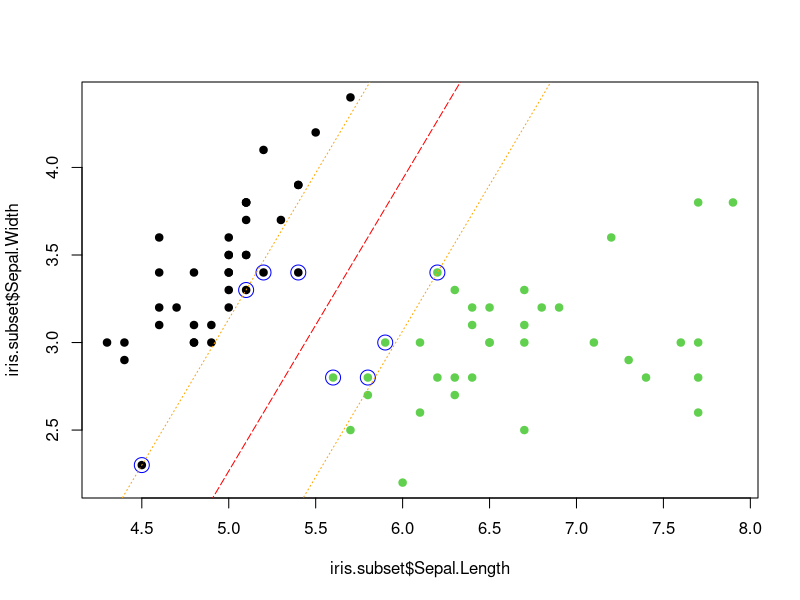
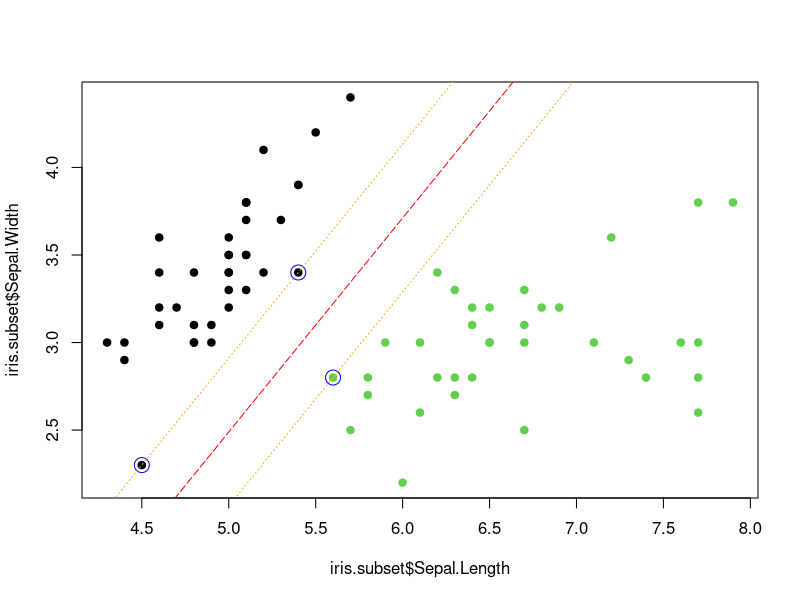

The R source for these figures, in order:
library("e1071")

## carico dataset e divido in training e test set
ind = sample(2,
             nrow(iris),
             replace= TRUE,
             prob=c(0.7, 0.3))

testset = iris[ind == 2,] 
trainset = iris[ind == 1,]

## train del modello con kernel lineare e costo 1
svm.modelT = svm(Species~ .,
                data = trainset,
                kernel = 'linear',
                cost = 1)

## mi creo il subset solo con setosa e virginica per sepal
iris.subset = subset(trainset,
                    select=c("Sepal.Length", "Sepal.Width", "Species"),
                    Species%in% c("setosa","virginica"))

## plotto il subset con misure sepal per setosa e virginica
plot(x = iris.subset$Sepal.Length,
     y = iris.subset$Sepal.Width,
     col = iris.subset$Species,
     pch=19)

## train del modello per il subset, kernel lineare, costo 1
svm.model= svm(Species~ .,
               data = iris.subset,
               kernel = 'linear',
               cost = 1,
               scale = FALSE) 

## nel grafico cerchi blu su svm
points(iris.subset[svm.model$index, c(1, 2)],
       col = "blue",
       cex = 2)

## aggiungo linea (l'ipepriano)
w = t(svm.model$coefs) %*% svm.model$SV
c = -svm.model$rho
abline(a = -c/w[1, 2],
       b = -w[1, 1]/w[1, 2],
       col = "red",
       lty = 5)

## si aggiungono anche i margini
abline(a = (-c-1)/w[1,2],
       b = -w[1,1]/w[1,2],
       col = "orange",
       lty = 3)
abline(a = (-c+1)/w[1,2],
       b = -w[1,1]/w[1,2],
       col = "orange",
       lty = 3)

## proviamo con un altro costo, molto alto dicendo di essere perfetta
## ma si rischia overfitting, essendo perfetta sui dati di training
## reset del plot
plot(x = iris.subset$Sepal.Length,
     y = iris.subset$Sepal.Width,
     col = iris.subset$Species,
     pch = 19)

## macchina con costo 10000
svm.model = svm(Species~ .,
                data = iris.subset,
                kernel = 'linear',
                cost = 10000,
                scale = FALSE) 

## punti blu per vettori
points(iris.subset[svm.model$index, c(1, 2)],
       col = "blue",
       cex = 2)

## linea separazione e margini
w = t(svm.model$coefs) %*% svm.model$SV
c = -svm.model$rho
abline(a=-c/w[1, 2],b=-w[1, 1]/w[1, 2],
       col = "red",
       lty = 5)
abline(a = (-c-1)/w[1, 2],
       b = -w[1, 1]/w[1, 2],
       col = "orange",
       lty = 3)
abline(a = (-c+1)/w[1, 2], b = -w[1, 1]/w[1, 2],
       col = "orange",
       lty = 3)


## per fare predizioni
svm.pred = predict(svm.model,
                  testset)

## creando matrice di confusione
svm.table = table(svm.pred,
                testset$Species)

## svm con tuning automatico su un vettore di costi con kernel linerae
tuned= tune.svm(Species~ .,
                data = iris.subset,
                kernel = 'linear',
                cost = c(0.001, 0.01, 0.1, 1,5,10,100))
